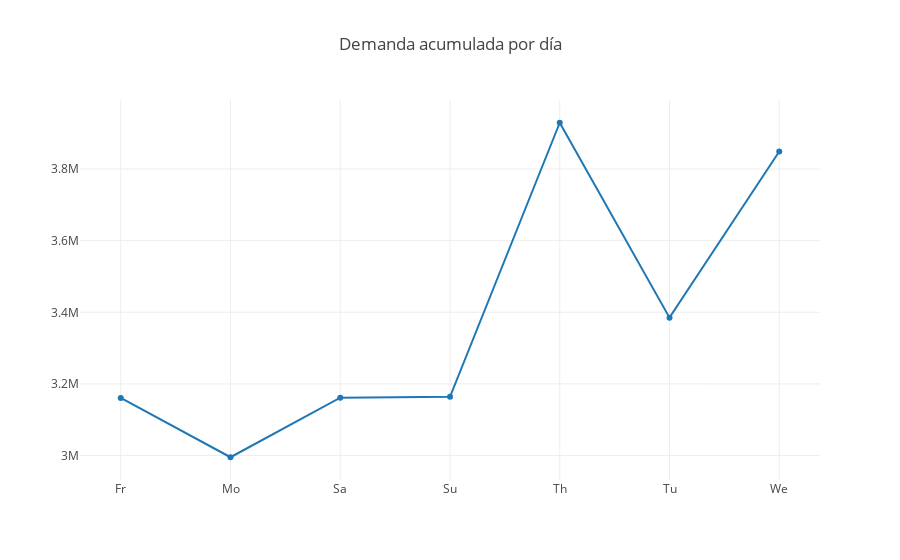

The notebook cell this image was saved under:
### Code cell
#a graficar
plotly.offline.init_notebook_mode(connected=True)
plotly.offline.iplot({
    "data": [Scatter(x=resumenDemanda.index, y=resumenDemanda['valorDemanda'])],
    "layout": Layout(title="Demanda acumulada por día")
})

### Figure 1 — Plotly figure (JSON) as saved in the notebook; plotly's stock layout.template omitted (floating-point values rounded to 4 significant figures)
{"data": [{"type": "scatter", "x": ["Fr", "Mo", "Sa", "Su", "Th", "Tu", "We"], "y": [3160786, 2995270, 3161630, 3163959, 3929255, 3385001, 3848856]}], "layout": {"title": "Demanda acumulada por día"}}
